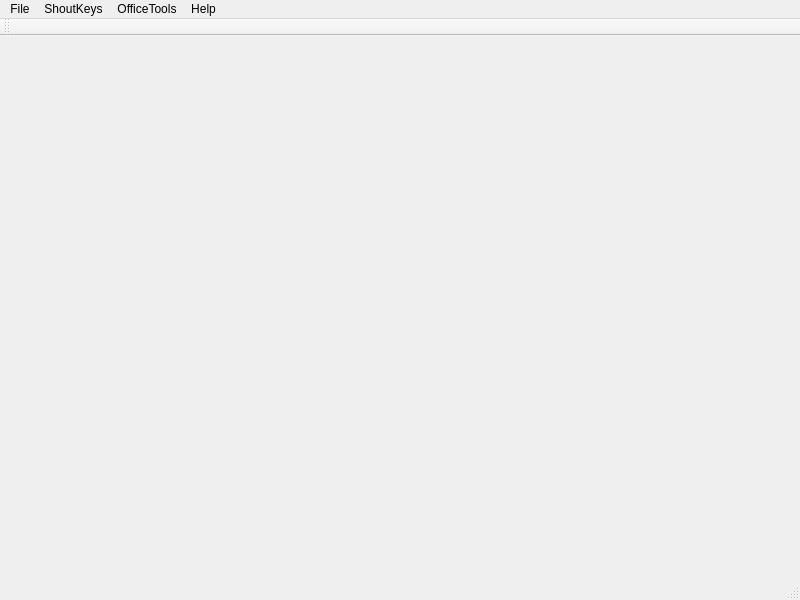
<?xml version="1.0" encoding="UTF-8"?>
<ui version="4.0">
 <class>MainWindow</class>
 <widget class="QMainWindow" name="MainWindow">
  <property name="geometry">
   <rect>
    <x>0</x>
    <y>0</y>
    <width>800</width>
    <height>600</height>
   </rect>
  </property>
  <property name="windowTitle">
   <string>REXEL App Box</string>
  </property>
  <widget class="QWidget" name="centralwidget"/>
  <widget class="QMenuBar" name="menubar">
   <property name="geometry">
    <rect>
     <x>0</x>
     <y>0</y>
     <width>800</width>
     <height>23</height>
    </rect>
   </property>
   <widget class="QMenu" name="menuFile">
    <property name="title">
     <string>File</string>
    </property>
    <addaction name="actionOpen"/>
    <addaction name="separator"/>
    <addaction name="actionSave"/>
    <addaction name="actionSave_as"/>
    <addaction name="separator"/>
    <addaction name="actionsettings"/>
    <addaction name="separator"/>
    <addaction name="actionQuit"/>
   </widget>
   <widget class="QMenu" name="menuShoutKeys">
    <property name="title">
     <string>ShoutKeys</string>
    </property>
    <addaction name="actionIFS"/>
    <addaction name="actionCRM"/>
    <addaction name="actionPAS"/>
    <addaction name="actionOMS"/>
    <addaction name="actionESS"/>
    <addaction name="actionIMC"/>
   </widget>
   <widget class="QMenu" name="menuOfficeTools">
    <property name="title">
     <string>OfficeTools</string>
    </property>
    <addaction name="actionExcel_Split"/>
   </widget>
   <widget class="QMenu" name="menuHelp">
    <property name="title">
     <string>Help</string>
    </property>
    <addaction name="actionUpdate"/>
    <addaction name="actionAbout"/>
   </widget>
   <addaction name="menuFile"/>
   <addaction name="menuShoutKeys"/>
   <addaction name="menuOfficeTools"/>
   <addaction name="menuHelp"/>
  </widget>
  <widget class="QStatusBar" name="statusbar"/>
  <widget class="QToolBar" name="toolBar">
   <property name="windowTitle">
    <string>toolBar</string>
   </property>
   <attribute name="toolBarArea">
    <enum>TopToolBarArea</enum>
   </attribute>
   <attribute name="toolBarBreak">
    <bool>false</bool>
   </attribute>
  </widget>
  <action name="actionOpen">
   <property name="text">
    <string>Open...</string>
   </property>
  </action>
  <action name="actionSave">
   <property name="text">
    <string>Save</string>
   </property>
  </action>
  <action name="actionSave_as">
   <property name="text">
    <string>Save as...</string>
   </property>
  </action>
  <action name="actionsettings">
   <property name="text">
    <string>settings...</string>
   </property>
  </action>
  <action name="actionQuit">
   <property name="text">
    <string>Quit</string>
   </property>
  </action>
  <action name="actionIFS">
   <property name="text">
    <string>IFS</string>
   </property>
  </action>
  <action name="actionCRM">
   <property name="text">
    <string>CRM</string>
   </property>
  </action>
  <action name="actionPAS">
   <property name="text">
    <string>PAS</string>
   </property>
  </action>
  <action name="actionOMS">
   <property name="text">
    <string>OMS</string>
   </property>
  </action>
  <action name="actionESS">
   <property name="text">
    <string>ESS</string>
   </property>
  </action>
  <action name="actionIMC">
   <property name="text">
    <string>IMC</string>
   </property>
  </action>
  <action name="actionExcel_Split">
   <property name="text">
    <string>Excel Split</string>
   </property>
  </action>
  <action name="actionAbout">
   <property name="text">
    <string>About</string>
   </property>
  </action>
  <action name="actionUpdate">
   <property name="text">
    <string>Update...</string>
   </property>
  </action>
 </widget>
 <resources/>
 <connections/>
</ui>
